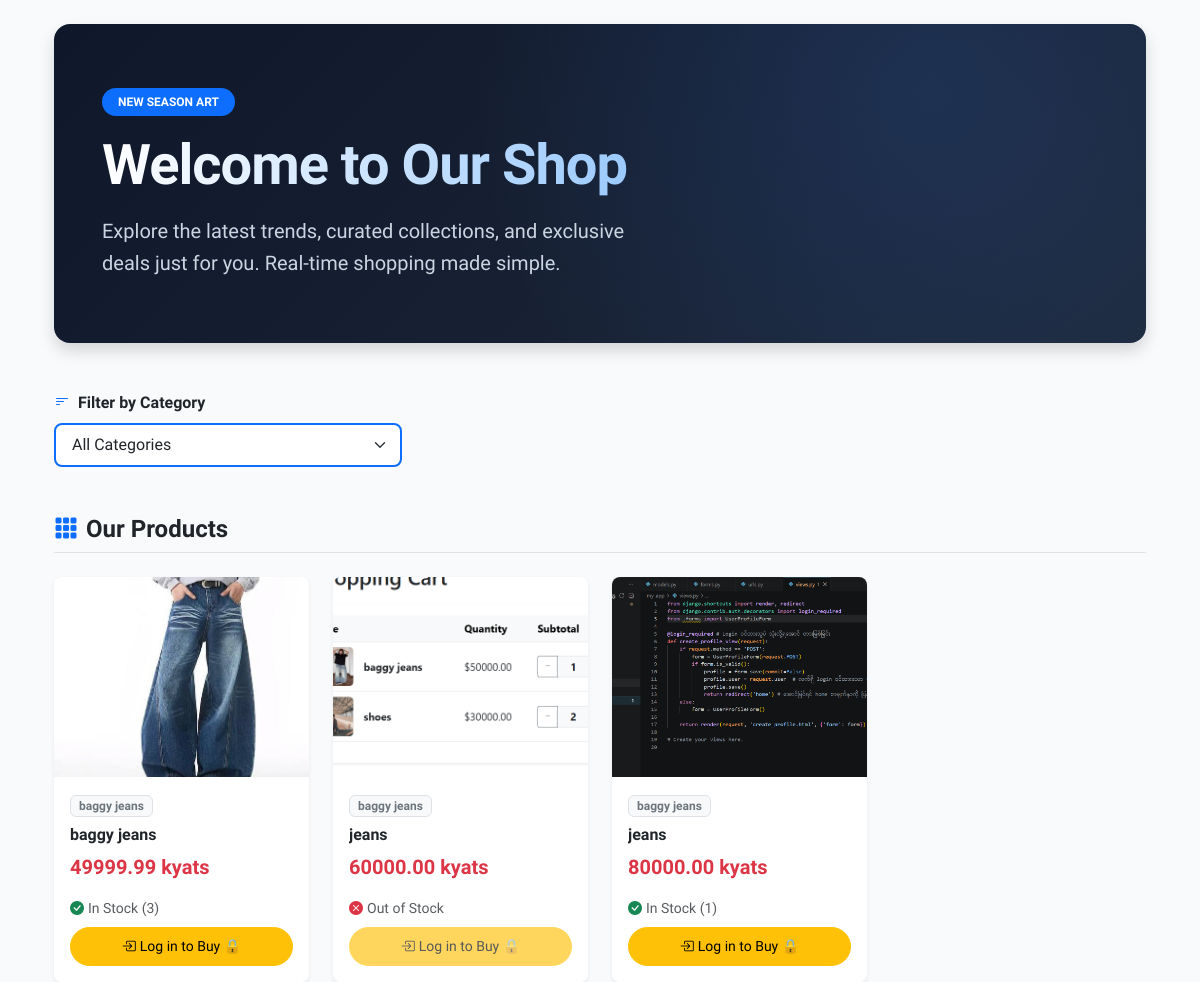
The app's page /, older data.
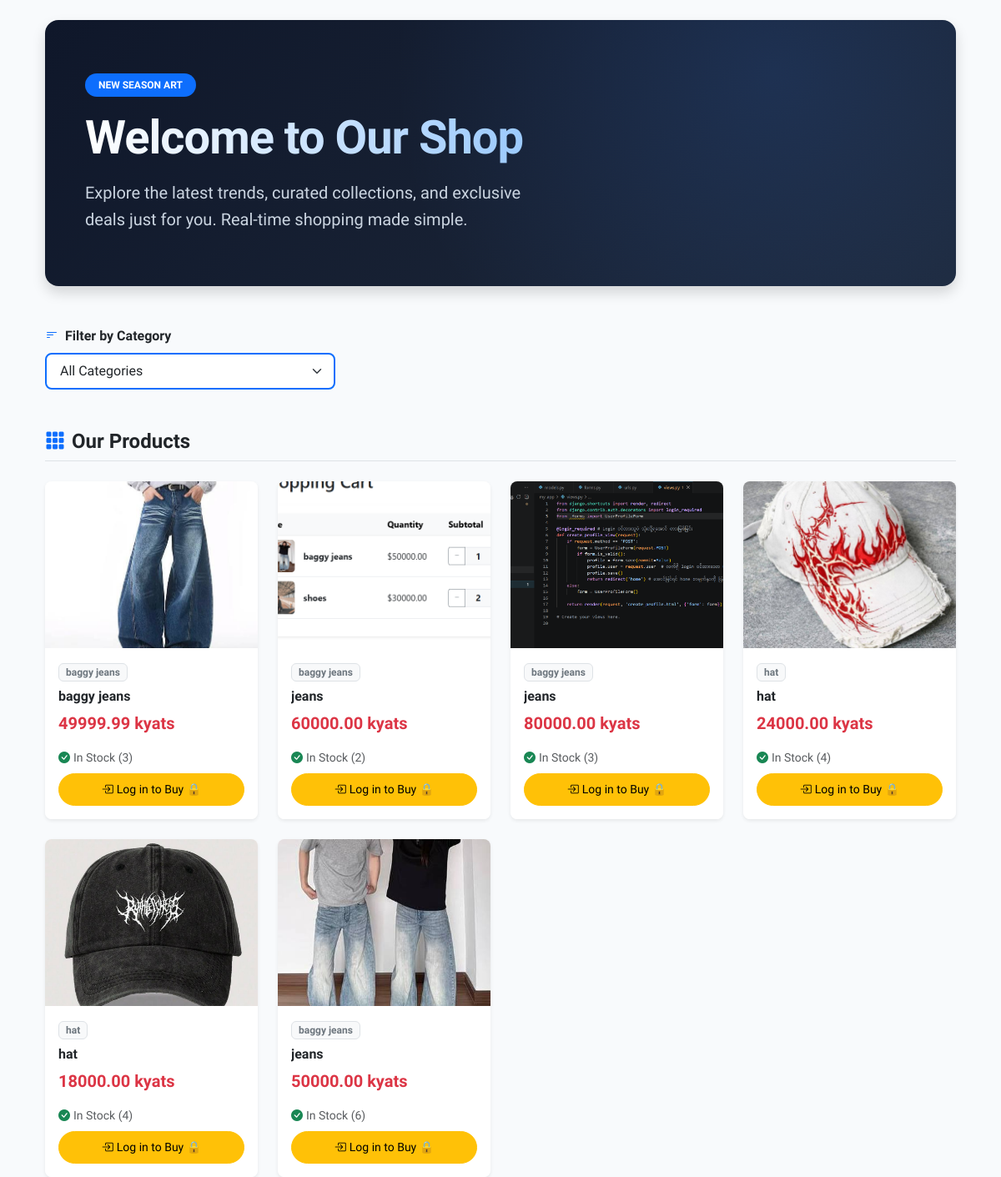
The same page, newer data.
### my_app/models.py (models this page shows, shortened)
class Item(models.Model):
    sub_category = models.ForeignKey(
        'SubCategory',
        on_delete=models.CASCADE,
        related_name='items'
    )
    created_by = models.ForeignKey(
        User,
        on_delete=models.SET_NULL,
        null=True,
        related_name='items_created'
    )
    name = models.CharField(max_length=200)
    amount = models.IntegerField(default=0)      # လက်ကျန်အရေအတွက်
    size = models.CharField(max_length=50, blank=True, null=True) # ဥပမာ- Large, 42, 10-inch
    buy_price = models.DecimalField(max_digits=10, decimal_places=2)
    sale_price = models.DecimalField(max_digits=10, decimal_places=2)
    is_discount = models.BooleanField(default=False)
    discount = models.DecimalField(max_digits=10, decimal_places=2, default=0.00)
    is_deleted = models.BooleanField(default=False)
    created_at = models.DateTimeField(auto_now_add=True)
    updated_at = models.DateTimeField(auto_now=True)
    image = models.ImageField(upload_to='items/', null=True, blank=True)

class SubCategory(models.Model):
    category = models.ForeignKey(Category, on_delete=models.CASCADE, related_name='subcategories')
    name = models.CharField(max_length=100)
    descriptions = models.TextField(blank=True, null=True)
    is_deleted = models.BooleanField(default=False)
    created_by = models.ForeignKey(User, on_delete=models.SET_NULL, null=True)
    created_at = models.DateTimeField(auto_now_add=True)

### my_app/views.py (the view)
# urls.py: path('', views.index, name='index'),
def index(request):
    sub_categories = SubCategory.objects.all().distinct()
    selected_sub_cat = request.GET.get('subcategory')
    if selected_sub_cat and selected_sub_cat != 'all' and selected_sub_cat != '':
        items = Item.objects.filter(
            sub_category_id=selected_sub_cat,
            is_deleted=False
        )
    else:
        items = Item.objects.filter(is_deleted=False)
    context = {
        'sub_categories': sub_categories,
        'items': items,
        'selected_sub_cat': str(selected_sub_cat) if selected_sub_cat else 'all'
    }
    return render(request, 'index.html', context)

### templates/index.html (shortened to what the changed rows need)
{% extends 'base.html' %}
{% load static %}
{% block content %}
<link rel="stylesheet" href="https://cdn.jsdelivr.net/npm/bootstrap-icons@1.11.1/font/bootstrap-icons.css">
<div class="container mt-4">
    <div class="position-relative overflow-hidden p-5 mb-5 text-white rounded-4 shadow"
        style="background: linear-gradient(135deg, #0f172a 0%, #1e293b 100%);">
        <div class="row align-items-center position-relative" style="z-index: 1;">
            <div class="col-lg-7 py-3">
                <h1 class="display-4 fw-black mb-3"
                    style="letter-spacing: -1px; font-weight: 800; background: linear-gradient(to right, #ffffff, #93c5fd); -webkit-background-clip: text; -webkit-text-fill-color: transparent;">
                    Welcome to Our Shop
                </h1>
            </div>
        </div>
    </div>
    <div class="row row-cols-1 row-cols-md-2 row-cols-lg-4 g-4">
        {% for item in items %}
        <div class="col">
            <div
                class="card h-100 border-0 shadow-sm rounded-3 overflow-hidden position-relative product-card transition-all">
                <div class="position-relative bg-light" style="height: 200px; overflow: hidden;">
                    {% if item.image %}
                    <img src="{{ item.image.url }}" class="card-img-top w-100 h-100" style="object-fit: cover;"
                        alt="{{ item.name }}">
                    {% else %}
                    <div class="d-flex flex-column align-items-center justify-content-center h-100 text-muted">
                        <i class="bi bi-image fs-1 mb-2"></i>
                        <small>No Image Available</small>
                    </div>
                    {% endif %}
                </div>
                <div class="card-body d-flex flex-column p-3">
                    <div class="mb-2">
                        <span class="badge bg-light text-secondary border px-2 py-1">{{ item.sub_category.name }}</span>
                    </div>
                    <h5 class="card-title text-dark fw-bold fs-6 mb-2 text-truncate" title="{{ item.name }}">
                        {{ item.name }}
                    </h5>
                    <div class="d-flex align-items-baseline gap-2 mt-auto">
                        <span class="fs-5 fw-bold text-danger">{{ item.sale_price }} kyats</span>
                    </div>
                </div>
                <div class="card-footer bg-white border-top-0 p-3 pt-0">
                    <div class="d-flex justify-content-between align-items-center mb-2">
                        <small class="text-muted">
                            {% if item.amount > 0 %}
                            <i class="bi bi-check-circle-fill text-success me-1"></i>In Stock ({{ item.amount }})
                            {% else %}
                            <i class="bi bi-x-circle-fill text-danger me-1"></i>Out of Stock
                            {% endif %}
                        </small>
                    </div>
                    {% if user.is_authenticated %}
                    <a href="{% url 'add_to_cart' item.id %}?next={{ request.path }}"
                        class="btn btn-outline-primary w-100 btn-sm rounded-pill py-2 {% if item.amount <= 0 %}disabled{% endif %}">
                        <i class="bi bi-cart-plus me-1"></i>Add to Cart
                    </a>
                    {% else %}
                    <a href="{% url 'login' %}?next={{ request.path }}"
                        class="btn btn-warning w-100 btn-sm rounded-pill py-2 {% if item.amount <= 0 %}disabled{% endif %}">
                        <i class="bi bi-box-arrow-in-right me-1"></i>Log in to Buy 🔒
                    </a>
                    {% endif %}
                </div>
            </div>
        </div>
        {% empty %}
        <div class="col-12 w-100 text-center py-5 my-3 bg-white rounded shadow-sm border">
            <i class="bi bi-bag-x text-muted display-1 mb-3"></i>
            <h5 class="text-secondary fw-bold">No Products Found</h5>
            <p class="text-muted">ဤ Category အောက်တွင် ပစ္စည်းများ မရှိသေးပါဘူးဗျာ။</p>
        </div>
        {% endfor %}
    </div>
</div>
{% endblock %}

Row changes from the older to the newer data that the page shows:
changed Item (number 2 of 6 on the later page): amount (not shown) → "2"; amount "Out of Stock" → "In Stock ( )"
changed Item (number 3 of 6 on the later page): amount "1" → "3"
added Item: image (picture), sub_category.name "hat", name "hat", sale_price "24000.00", amount "4"
added Item: image (picture), sub_category.name "hat", name "hat", sale_price "18000.00", amount "4"
added Item: image (picture), sub_category.name "baggy jeans", name "jeans", sale_price "50000.00", amount "6"
